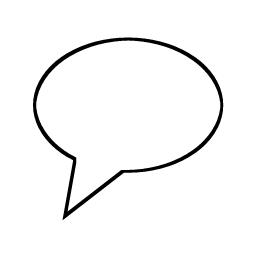
#> input picture assets/stickers/balao_fala.png, 256 x 256 px
$ python demo_processamento.py assets/stickers/balao_fala.png   (older library calls are emulated)
#> lines starting #> are read from the running program, lines starting #| are printed output that depends on the picture; after the words box and inside, x2 and y2 are one past the last pixel; in counts of white or black regions, pixels touching at a corner belong together
### editor/pipeline.py
"""Aplica a lista de passos sobre a imagem original (Pessoa 1).

O pipeline sempre recomeça da original. Isso dá a combinação de filtros (cada
passo recebe o resultado do anterior) e torna o "Resetar" trivial: basta
esvaziar a lista de passos.
"""

import cv2
import numpy as np

from .contrato import Passo
from .filtros import FILTROS
from .operacoes import OPERACOES

_INDICE_CANAL = {"B": 0, "G": 1, "R": 2}  # o OpenCV guarda os canais em BGR


def para_bgr(img: np.ndarray) -> np.ndarray:
    """Normaliza qualquer imagem (cinza, BGR ou BGRA) para BGR de 3 canais."""
    if img.ndim == 2:
        return cv2.cvtColor(img, cv2.COLOR_GRAY2BGR)
    if img.shape[2] == 4:
        return cv2.cvtColor(img, cv2.COLOR_BGRA2BGR)
    return img


def selecionar_canal(img: np.ndarray, canal: str) -> np.ndarray:
    """Imagem inteira se canal == "todos"; senão só o canal R, G ou B (2D)."""
    if canal == "todos":
        return img
    if canal not in _INDICE_CANAL:
        raise ValueError(f"Canal inválido: {canal!r}")
    return cv2.extractChannel(img, _INDICE_CANAL[canal])


def _param_efetivo(efeito, param):
    if not efeito.tem_param:
        return 0
    if param is None:
        return efeito.param_padrao
    return min(max(int(param), efeito.param_min), efeito.param_max)


def _ajustar_ao_tamanho(b: np.ndarray, ref: np.ndarray) -> np.ndarray:
    altura, largura = ref.shape[:2]
    if b.shape[:2] == (altura, largura):
        return b
    encolhendo = b.shape[0] * b.shape[1] > altura * largura
    interp = cv2.INTER_AREA if encolhendo else cv2.INTER_LINEAR
    return cv2.resize(b, (largura, altura), interpolation=interp)


def aplicar_passo(img: np.ndarray, passo: Passo) -> np.ndarray:
    """Aplica um único passo. Entrada e saída em BGR."""
    entrada = selecionar_canal(img, passo.canal)

    if passo.tipo == "filtro":
        filtro = FILTROS[passo.indice]
        saida = filtro.aplicar(entrada, _param_efetivo(filtro, passo.param))

    elif passo.tipo == "operacao":
        if passo.imagem_b is None:
            raise ValueError("Operações precisam de uma segunda imagem (passo.imagem_b).")
        operacao = OPERACOES[passo.indice]
        b = _ajustar_ao_tamanho(para_bgr(passo.imagem_b), img)
        b = selecionar_canal(b, passo.canal)
        saida = operacao.aplicar(entrada, b, _param_efetivo(operacao, passo.param))

    else:
        raise ValueError(f"Tipo de passo inválido: {passo.tipo!r}")

    # Com um canal selecionado a saída é 2D: vira BGR cinza, então a tela mostra
    # exatamente o resultado daquele canal.
    return para_bgr(saida)


def aplicar_pipeline(original: np.ndarray, passos: list[Passo]) -> np.ndarray:
    """Aplica todos os passos em sequência e devolve uma imagem BGR nova.

    A original nunca é modificada, então a aplicação pode desenhar (stickers,
    textos) no resultado sem medo.
    """
    img = para_bgr(original).copy()
    for passo in passos:
        img = aplicar_passo(img, passo)
    return img

### editor/filtros.py
"""Filtros de imagem (Pessoa 1).

Todo filtro tem a assinatura (imagem, param) -> imagem e precisa aceitar tanto
uma imagem BGR (3 canais) quanto um único canal (2D), porque o pipeline passa
só o canal escolhido quando o usuário seleciona R, G ou B. A saída pode ter 1 ou
3 canais: o pipeline converte tudo para BGR no final.

Os filtros de convolução (box, sharpen, Laplaciano e Sobel) montam o kernel à
mão e usam cv2.filter2D, para deixar a máscara visível no código.
"""

import cv2
import numpy as np

from .contrato import Filtro

# --------------------------------------------------------------------------
# Auxiliares
# --------------------------------------------------------------------------


def _cinza(img: np.ndarray) -> np.ndarray:
    return img if img.ndim == 2 else cv2.cvtColor(img, cv2.COLOR_BGR2GRAY)


def _impar(k: int) -> int:
    """Tamanho de kernel válido: no mínimo 1 e sempre ímpar (tem centro)."""
    k = max(1, int(k))
    return k if k % 2 == 1 else k + 1


def _saturar(img: np.ndarray) -> np.ndarray:
    """Corta os valores em [0, 255] e volta para uint8."""
    return np.clip(img, 0, 255).astype(np.uint8)


# --------------------------------------------------------------------------
# Transformações de intensidade (ponto a ponto)
# --------------------------------------------------------------------------


def escala_de_cinza(img, _param):
    return _cinza(img)


def negativo(img, _param):
    return 255 - img  # s = (L - 1) - r, com L = 256


# Matriz de sépia em ordem BGR: cada linha gera um canal de saída (B', G', R')
# a partir de (B, G, R) de entrada.
_SEPIA = np.array(
    [
        [0.131, 0.534, 0.272],  # B'
        [0.168, 0.686, 0.349],  # G'
        [0.189, 0.769, 0.393],  # R'
    ],
    dtype=np.float32,
)


def sepia(img, intensidade):
    if img.ndim == 2:
        img = cv2.cvtColor(img, cv2.COLOR_GRAY2BGR)
    tom = cv2.transform(img, _SEPIA)  # já satura em 255
    a = intensidade / 100
    return cv2.addWeighted(tom, a, img, 1 - a, 0)


def brilho(img, nivel):
    delta = nivel - 100  # 100 = sem alteração
    return _saturar(img.astype(np.int16) + delta)


# --------------------------------------------------------------------------
# Suavização (passa-baixa)
# --------------------------------------------------------------------------


def box_blur(img, tamanho):
    k = _impar(tamanho)
    kernel = np.ones((k, k), np.float32) / (k * k)  # média simples
    return cv2.filter2D(img, -1, kernel)


def gaussian_blur(img, tamanho):
    k = _impar(tamanho)
    return cv2.GaussianBlur(img, (k, k), 0)  # sigma = 0 -> calculado a partir de k


def mediana(img, tamanho):
    k = _impar(tamanho)
    if k < 3:
        return img.copy()  # cv2.medianBlur exige k >= 3
    return cv2.medianBlur(img, k)


# --------------------------------------------------------------------------
# Realce e bordas (passa-alta)
# --------------------------------------------------------------------------

_LAPLACIANO = np.array(
    [
        [0, 1, 0],
        [1, -4, 1],
        [0, 1, 0],
    ],
    dtype=np.float32,
)

_IDENTIDADE = np.array(
    [
        [0, 0, 0],
        [0, 1, 0],
        [0, 0, 0],
    ],
    dtype=np.float32,
)

_SOBEL_X = np.array(
    [
        [-1, 0, 1],
        [-2, 0, 2],
        [-1, 0, 1],
    ],
    dtype=np.float32,
)
_SOBEL_Y = _SOBEL_X.T


def sharpen(img, intensidade):
    # g = f - a * Laplaciano(f)  ->  kernel = identidade - a * Laplaciano.
    # Com a = 1 vira o clássico [[0,-1,0], [-1,5,-1], [0,-1,0]].
    a = intensidade / 10
    kernel = _IDENTIDADE - a * _LAPLACIANO
    return cv2.filter2D(img, -1, kernel)


def laplaciano(img, ganho):
    # Saída em float porque a resposta tem valores negativos; o módulo mostra
    # a intensidade da borda independente do sinal.
    resposta = cv2.filter2D(_cinza(img), cv2.CV_32F, _LAPLACIANO)
    return _saturar(np.abs(resposta) * ganho)


def sobel(img, direcao):
    cinza = _cinza(img)
    gx = cv2.filter2D(cinza, cv2.CV_32F, _SOBEL_X)
    gy = cv2.filter2D(cinza, cv2.CV_32F, _SOBEL_Y)
    if direcao == 0:
        resposta = np.abs(gx)
    elif direcao == 1:
        resposta = np.abs(gy)
    else:
        resposta = cv2.magnitude(gx, gy)  # sqrt(gx² + gy²)
    return _saturar(resposta)


def canny(img, limiar_inferior):
    suave = cv2.GaussianBlur(_cinza(img), (5, 5), 0)
    return cv2.Canny(suave, limiar_inferior, 2 * limiar_inferior)


def limiarizacao(img, limiar):
    _, binaria = cv2.threshold(_cinza(img), limiar, 255, cv2.THRESH_BINARY)
    return binaria


# --------------------------------------------------------------------------
# Catálogo (a ordem aqui é a ordem do menu)
# --------------------------------------------------------------------------

FILTROS = [
    Filtro(
        "Escala de cinza",
        "Converte para tons de cinza pela luminância: Y = 0.299R + 0.587G + 0.114B.",
        escala_de_cinza,
    ),
    Filtro(
        "Negativo",
        "Inverte as intensidades (s = 255 - r): claros viram escuros e cores viram complementares.",
        negativo,
    ),
    Filtro(
        "Sépia",
        "Tom envelhecido: cada canal de saída é uma combinação linear de R, G e B. "
        "A intensidade mistura o resultado com a imagem original.",
        sepia,
        "intensidade (%)", 0, 100, 100,
    ),
    Filtro(
        "Brilho",
        "Soma uma constante a todos os pixels, saturando em 0 e 255. "
        "100 mantém a imagem; abaixo escurece, acima clareia.",
        brilho,
        "nível", 0, 200, 140,
    ),
    Filtro(
        "Box blur",
        "Suavização pela média dos vizinhos: convolução com um kernel k×k de valores 1/k². "
        "Tamanhos pares são arredondados para o ímpar seguinte.",
        box_blur,
        "tamanho do kernel", 1, 31, 5,
    ),
    Filtro(
        "Gaussian blur",
        "Suavização com pesos gaussianos (vizinhos próximos pesam mais), "
        "mais natural que o box. O sigma é calculado a partir do tamanho do kernel.",
        gaussian_blur,
        "tamanho do kernel", 1, 31, 7,
    ),
    Filtro(
        "Mediana",
        "Troca cada pixel pela mediana da vizinhança k×k. Remove ruído "
        "sal-e-pimenta preservando bordas melhor que a média.",
        mediana,
        "tamanho do kernel", 1, 31, 5,
    ),
    Filtro(
        "Sharpen",
        "Realce de detalhes: subtrai da imagem o seu Laplaciano "
        "(kernel = identidade - a·Laplaciano, com a = intensidade/10).",
        sharpen,
        "intensidade", 0, 30, 10,
    ),
    Filtro(
        "Laplaciano",
        "Detector de bordas pela segunda derivada (kernel [[0,1,0],[1,-4,1],[0,1,0]]). "
        "Mostra o módulo da resposta; o ganho multiplica o resultado para destacar bordas fracas.",
        laplaciano,
        "ganho", 1, 10, 4,
    ),
    Filtro(
        "Sobel",
        "Bordas pela primeira derivada (gradiente) com os kernels de Sobel. "
        "Direção: 0 = horizontal (Gx), 1 = vertical (Gy), 2 = magnitude do gradiente.",
        sobel,
        "direção", 0, 2, 2,
    ),
    Filtro(
        "Canny",
        "Detector de bordas de Canny: suaviza (gaussiano 5×5), calcula o gradiente e liga as bordas "
        "por histerese. O limiar superior é o dobro do inferior.",
        canny,
        "limiar inferior", 0, 255, 60,
    ),
    Filtro(
        "Limiarização",
        "Binariza a imagem: pixels acima do limiar ficam brancos (255), os demais pretos (0).",
        limiarizacao,
        "limiar", 0, 255, 127,
    ),
]

### editor/contrato.py
"""Contrato entre o processamento (Pessoa 1) e a aplicação (Pessoa 2).

Pessoa 1 expõe (em editor/):
    FILTROS, OPERACOES             -> listas de Filtro / Operacao
    aplicar_pipeline(original, passos) -> imagem BGR uint8

Pessoa 2 expõe:
    colar_sticker(imagem, sticker_bgra, x, y) -> imagem

Fluxo esperado na aplicação: a cada frame (ou a cada mudança, no modo foto)
    resultado = aplicar_pipeline(original, passos)
e, no modo foto, os stickers são colados por cima do resultado. Assim eles não
são afetados pelos filtros, e "Resetar" é só esvaziar a lista de passos.
"""

from __future__ import annotations

from dataclasses import dataclass
from typing import Callable

import numpy as np

# Opções de canal na ordem em que fazem sentido para o usuário.
CANAIS = ("todos", "R", "G", "B")


@dataclass
class Filtro:
    nome: str
    descricao: str  # o que faz + o que o parâmetro controla (exibida ao SELECIONAR)
    aplicar: Callable[[np.ndarray, int], np.ndarray]  # (imagem, param) -> imagem
    param_nome: str = ""  # "" se não tem parâmetro
    param_min: int = 0
    param_max: int = 0
    param_padrao: int = 0

    @property
    def tem_param(self) -> bool:
        return bool(self.param_nome)

    # [11 lines left out: function ajuda, not called in this run]


@dataclass
class Operacao(Filtro):
    """Igual a Filtro, mas `aplicar` recebe duas imagens do mesmo tamanho."""

    aplicar: Callable[[np.ndarray, np.ndarray, int], np.ndarray]  # (a, b, param) -> imagem


@dataclass
class Passo:
    """Uma ação que o usuário aplicou. A lista de passos é o histórico de edição."""

    tipo: str  # "filtro" ou "operacao"
    indice: int  # posição em FILTROS ou OPERACOES
    canal: str = "todos"  # um dos valores de CANAIS
    param: int | None = None  # None = usa o param_padrao do efeito
    imagem_b: np.ndarray | None = None  # segunda imagem (obrigatória em operações)

### editor/operacoes.py
"""Operações aritméticas entre duas imagens (Pessoa 1).

Assinatura: (a, b, param) -> imagem. O pipeline garante que `b` já chega com
o mesmo tamanho e o mesmo número de canais de `a`. As contas são feitas em
float32 e saturadas em [0, 255] no final, para não haver overflow do uint8
(em uint8, 200 + 100 daria 44).
"""

import numpy as np

from .contrato import Operacao
from .filtros import _saturar


def soma(a, b, _param):
    return _saturar(a.astype(np.float32) + b)


def subtracao_ponderada(a, b, peso):
    w = peso / 100
    return _saturar(a.astype(np.float32) - w * b)


def blending(a, b, alfa):
    t = alfa / 100
    return _saturar(t * a.astype(np.float32) + (1 - t) * b)


def diferenca_absoluta(a, b, _param):
    return _saturar(np.abs(a.astype(np.float32) - b))


OPERACOES = [
    Operacao(
        "Adição",
        "Soma pixel a pixel: S = A + B, saturando em 255. Clareia e sobrepõe as duas imagens.",
        soma,
    ),
    Operacao(
        "Subtração ponderada",
        "S = A - w·B, saturando em 0. Remove de A o conteúdo de B na proporção w (peso/100).",
        subtracao_ponderada,
        "peso de B (%)", 0, 100, 50,
    ),
    Operacao(
        "Blending",
        "Mistura linear: S = α·A + (1 - α)·B, com α = alfa/100. "
        "Com 100 só aparece A; com 0 só aparece B.",
        blending,
        "alfa (%)", 0, 100, 50,
    ),
    Operacao(
        "Diferença absoluta",
        "S = |A - B|. Pixels iguais ficam pretos; destaca onde as imagens diferem.",
        diferenca_absoluta,
    ),
]

### demo_processamento.py
"""Mosaico com todos os filtros e operações aplicados a uma imagem.

Serve para conferir o processamento sem depender da aplicação principal.

    python demo_processamento.py foto.jpg [segunda.jpg] [--canal R]

Sem a segunda imagem, as operações usam a própria foto espelhada.
O mosaico é salvo em saidas/mosaico.png e exibido numa janela.
"""

import sys
from pathlib import Path

import cv2
import numpy as np

from editor import CANAIS, FILTROS, OPERACOES, Passo, aplicar_pipeline

LADO = 260  # largura de cada quadro do mosaico
COLUNAS = 6


def _quadro(img, titulo):
    altura = round(img.shape[0] * LADO / img.shape[1])
    q = cv2.resize(img, (LADO, altura), interpolation=cv2.INTER_AREA)
    cv2.rectangle(q, (0, 0), (LADO, 22), (0, 0, 0), -1)
    cv2.putText(q, titulo, (5, 16), cv2.FONT_HERSHEY_SIMPLEX, 0.5, (255, 255, 255), 1, cv2.LINE_AA)
    return q


def gerar_mosaico(original, segunda, canal="todos"):
    quadros = [_quadro(original, "Original")]
    for i, f in enumerate(FILTROS):
        saida = aplicar_pipeline(original, [Passo("filtro", i, canal)])
        quadros.append(_quadro(saida, f.nome))
    for i, op in enumerate(OPERACOES):
        saida = aplicar_pipeline(original, [Passo("operacao", i, canal, imagem_b=segunda)])
        quadros.append(_quadro(saida, op.nome))

    vazio = np.zeros_like(quadros[0])
    quadros += [vazio] * (-len(quadros) % COLUNAS)
    linhas = [np.hstack(quadros[i : i + COLUNAS]) for i in range(0, len(quadros), COLUNAS)]
    return np.vstack(linhas)


def main():
    args = sys.argv[1:]
    canal = "todos"
    if "--canal" in args:
        pos = args.index("--canal")
        canal = args[pos + 1]
        del args[pos : pos + 2]
    if not args or canal not in CANAIS:
        sys.exit(__doc__)

    original = cv2.imread(args[0])
#> original is the input picture: shape (256, 256, 3); min 0, max 255, mean 246.6
    if original is None:
        sys.exit(f"Não consegui abrir {args[0]}")
    segunda = cv2.imread(args[1]) if len(args) > 1 else cv2.flip(original, 1)
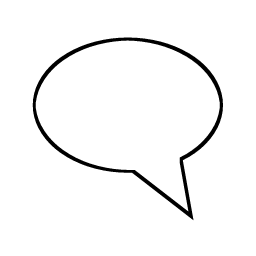
#> segunda: shape (256, 256, 3); min 0, max 255, mean 246.6
    if segunda is None:
        sys.exit(f"Não consegui abrir {args[1]}")

    mosaico = gerar_mosaico(original, segunda, canal)
#> in _quadro, `cv2.putText(q, titulo, (5, 16), cv2.FONT_HERSHEY_SIMPLEX, 0.5, (255, 2..`:
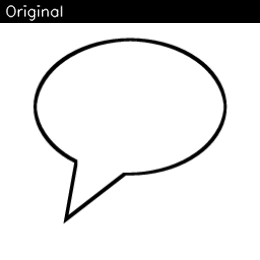
#> q: shape (260, 260, 3); min 0, max 255, mean 224.8
#> after the loop in gerar_mosaico, `for i, f in enumerate(FILTROS):`:
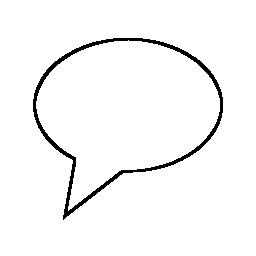
#> saida: shape (256, 256, 3); 96.8% white; 1 black region, box (x1, y1, x2, y2) and area: (33, 38, 223, 220) 2118
#> after the loop in gerar_mosaico, `for i, f in enumerate(FILTROS):`: quadros = 13 items
#> the loop in gerar_mosaico, `for i, op in enumerate(OPERACOES):` made 4 passes
#> pass 1, in _quadro (call 14), `q = cv2.resize(img, (LADO, altura), interpolation=cv2.INTER_AREA)`:
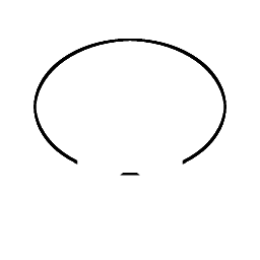
#> q: shape (260, 260, 3); min 0, max 255, mean 249.8
#> pass 2, in aplicar_passo (call 14), `saida = operacao.aplicar(entrada, b, _param_efetivo(operacao, passo.pa..`:
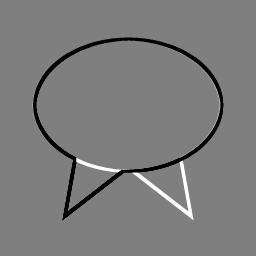
#> saida: shape (256, 256, 3); min 0, max 255, mean 123.9
#> after the loop in gerar_mosaico, `for i, op in enumerate(OPERACOES):`:
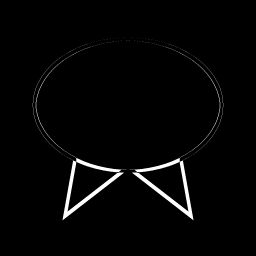
#> saida: shape (256, 256, 3); min 0, max 255, mean 5.5
#> after the loop in gerar_mosaico, `for i, op in enumerate(OPERACOES):`: quadros = 17 items
#> in gerar_mosaico, `quadros += [vazio] * (-len(quadros) % COLUNAS)`: quadros = 18 items
#> in gerar_mosaico, `linhas = [np.hstack(quadros[i : i + COLUNAS]) for i in range(0, len(qu..`: linhas = 3 items
#> in gerar_mosaico, `return np.vstack(linhas)`:
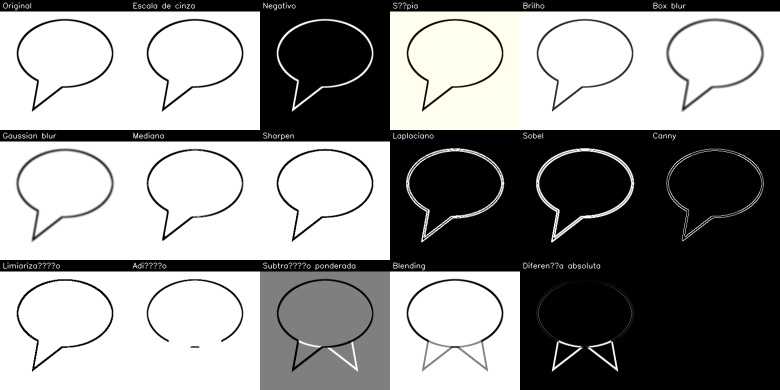
#> returned value: shape (780, 1560, 3) (shown at 1/2 size); mean of channels 0, 1, 2 146, 146.8, 146.8; drawn as B, G, R
    Path("saidas").mkdir(exist_ok=True)
    cv2.imwrite("saidas/mosaico.png", mosaico)
    print("Salvo em saidas/mosaico.png")

    cv2.imshow("Mosaico (qualquer tecla fecha)", mosaico)
    cv2.waitKey(0)
    cv2.destroyAllWindows()


if __name__ == "__main__":
    main()
